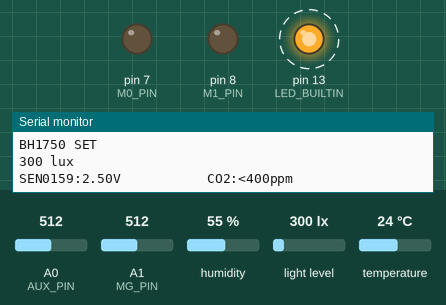
Simulated run of this sketch. Board: Arduino Uno, built with avr-gcc and run on an emulated ATmega328P. On the bench: output pins drawn as LEDs (lit = HIGH), the last lines printed to the serial monitor. Wiring (inferred from the names in the program): BH1750 light sensor at I2C address 0x23. Dashed ring = blinking. The test bench sets the inputs (shaded band); at power-on: A0 (AUX_PIN) = 512, A1 (MG_PIN) = 512, humidity 55 %, light level 300 lx, temperature 24 °C. Random numbers use the default seed unless the sketch sets one.

Above: at 1.2 s.
1.3 s: A0 (AUX_PIN) set to 52
4.8 s: A0 (AUX_PIN) set to 47
9.4 s: A0 (AUX_PIN) set to 68
At 10.7 s:
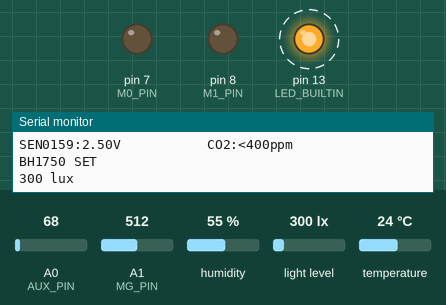
14.8 s: A0 (AUX_PIN) set to 48
At 15.7 s:
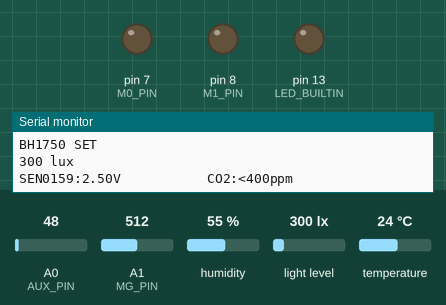
Timing chart, 0 to 17.3 s (numbered marks = the images above; inputs shaded):
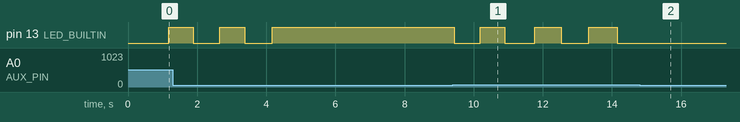

Measured:
- after the input at 9.4 s, pin 13 (LED_BUILTIN): alternates HIGH for 0.77 s and LOW for 0.79 s, starting at once
- by itself, pin 13 (LED_BUILTIN): alternates HIGH for 0.72 s and LOW for 0.78 s

The sketch:

Sensor1.ino
```cpp
/**
 * E32-TTL-100 Transceiver Interface
 *
 * @author Bob Chen (bob-0505@gotmail.com)
 * @date 1 November 2017
 * https://github.com/Bob0505/E32-TTL-100
 */
#include <SoftwareSerial.h>

#include "E32-TTL-100.h"

#include "DHT.h"

#define DHTPIN 2     // Digital pin connected to the DHT sensor

#define DHTTYPE DHT11   // DHT 11
DHT dht(DHTPIN, DHTTYPE);

#include <Wire.h>

#define ADDRESS_BH1750FVI 0x23    //ADDR="L" for this module
#define ONE_TIME_H_RESOLUTION_MODE 0x20
#define CONTINUOUS_MODE 0x13
//One Time H-Resolution Mode:
//Resolution = 1 lux
//Measurement time (max.) = 180ms
//Power down after each measurement

byte highByte = 0;
byte lowByte = 0;
unsigned int sensorOut = 0;
unsigned int illuminance = 0;

unsigned int pre_illuminance = 0;
/*
Measurement of illuminance using the BH1750FVI sensor module
Connection:
Module        UNO
VCC    <----->    5V
GND    <----->    GND
SCL    <----->    A5
SDA    <----->    A4
ADD    <----->    NC

*/
/*
 need series a 4.7k Ohm resistor between .
 UNO/NANO(5V mode)                E32-TTL-100
    *--------*                      *------*
    | D7     | <------------------> | M0   |
    | D8     | <------------------> | M1   |
    | A0     | <------------------> | AUX  |
    | D10(Rx)| <---> 4.7k Ohm <---> | Tx   |
    | D11(Tx)| <---> 4.7k Ohm <---> | Rx   |
    *--------*                      *------*
*/
#define M0_PIN	7
#define M1_PIN	8
#define AUX_PIN	A0
#define SOFT_RX	10
#define SOFT_TX 11

const char ST_SIG = 0xff;
const char ADDR = 2;
const char CHANNEL = 0x17;
const char STARTSIGN = 0xa5;
const char ENDSIGN = 0x5a;
const char NEWLINESIG = 0x0a;


#define         MG_PIN                       (A1)     //define which analog input channel you are going to use
//#define         BOOL_PIN                     (2)
#define         DC_GAIN                      (8.5)   //define the DC gain of amplifier

/***********************Software Related Macros************************************/
#define         READ_SAMPLE_INTERVAL         (50)    //define how many samples you are going to take in normal operation
#define         READ_SAMPLE_TIMES            (5)     //define the time interval(in milisecond) between each samples in
                                                     //normal operation

/**********************Application Related Macros**********************************/
//These two values differ from sensor to sensor. user should derermine this value.
#define         ZERO_POINT_VOLTAGE           (0.095) //define the output of the sensor in volts when the concentration of CO2 is 400PPM
#define         REACTION_VOLTGAE             (0.030) //define the voltage drop of the sensor when move the sensor from air into 1000ppm CO2

/*****************************Globals***********************************************/
float           CO2Curve[3]  =  {2.602,ZERO_POINT_VOLTAGE,(REACTION_VOLTGAE/(2.602-3))};
                                                     //two points are taken from the curve.
                                                     //with these two points, a line is formed which is
                                                     //"approximately equivalent" to the original curve.
                                                     //data format:{ x, y, slope}; point1: (lg400, 0.324), point2: (lg4000, 0.280)
                                                     //slope = ( reaction voltage ) / (log400 –log1000)


SoftwareSerial softSerial(SOFT_RX, SOFT_TX);  // RX, TX

union floatData{
  float num;
  unsigned char data[4];
}command_data1,command_data2,command_data3,command_data4,command_data5,command_data6,command_data7,command_data8,command_data9,command_data10;   // double to bytes union =_=


//=== AUX ===========================================+
bool AUX_HL;
bool ReadAUX()
{
  int val = analogRead(AUX_PIN);

  if(val<50)
  {
    AUX_HL = LOW;
  }else {
    AUX_HL = HIGH;
  }

  return AUX_HL;
}

//return default status
RET_STATUS WaitAUX_H()
{
  RET_STATUS STATUS = RET_SUCCESS;

  uint8_t cnt = 0;
  uint8_t data_buf[100], data_len;

  while((ReadAUX()==LOW) && (cnt++<TIME_OUT_CNT))
  {
    Serial.print(".");
    delay(100);
  }

  if(cnt==0)
  {
  }
  else if(cnt>=TIME_OUT_CNT)
  {
    STATUS = RET_TIMEOUT;
    Serial.println(" TimeOut");
  }
  else
  {
    Serial.println("");
  }

  return STATUS;
}
//=== AUX ===========================================-
//=== Mode Select ===================================+
bool chkModeSame(MODE_TYPE mode)
{
  static MODE_TYPE pre_mode = MODE_INIT;

  if(pre_mode == mode)
  {
    //Serial.print("SwitchMode: (no need to switch) ");  Serial.println(mode, HEX);
    return true;
  }
  else
  {
    Serial.print("SwitchMode: from ");  Serial.print(pre_mode, HEX);  Serial.print(" to ");  Serial.println(mode, HEX);
    pre_mode = mode;
    return false;
  }
}

void SwitchMode(MODE_TYPE mode)
{
  if(!chkModeSame(mode))
  {
    WaitAUX_H();

    switch (mode)
    {
      case MODE_0_NORMAL:
        // Mode 0 | normal operation
        digitalWrite(M0_PIN, LOW);
        digitalWrite(M1_PIN, LOW);
        break;
      case MODE_1_WAKE_UP:
        digitalWrite(M0_PIN, HIGH);
        digitalWrite(M1_PIN, LOW);
        break;
      case MODE_2_POWER_SAVIN:
        digitalWrite(M0_PIN, LOW);
        digitalWrite(M1_PIN, HIGH);
        break;
      case MODE_3_SLEEP:
        // Mode 3 | Setting operation
        digitalWrite(M0_PIN, HIGH);
        digitalWrite(M1_PIN, HIGH);
        break;
      default:
        return ;
    }

    WaitAUX_H();
    delay(10);
  }
}
//=== Mode Select ===================================-
//=== Basic cmd =====================================+
void cleanUARTBuf()
{
  bool IsNull = true;

  while (softSerial.available())
  {
    IsNull = false;

    softSerial.read();
  }
}

void triple_cmd(SLEEP_MODE_CMD_TYPE Tcmd)
{
  uint8_t CMD[3] = {Tcmd, Tcmd, Tcmd};
  softSerial.write(CMD, 3);
  delay(50);  //need ti check
}

RET_STATUS Module_info(uint8_t* pReadbuf, uint8_t buf_len)
{
  RET_STATUS STATUS = RET_SUCCESS;
  uint8_t Readcnt, idx;

  Readcnt = softSerial.available();
  //Serial.print("softSerial.available(): ");  Serial.print(Readcnt);  Serial.println(" bytes.");
  if (Readcnt == buf_len)
  {
    for(idx=0;idx<buf_len;idx++)
    {
      *(pReadbuf+idx) = softSerial.read();
      Serial.print(" 0x");
      Serial.print(0xFF & *(pReadbuf+idx), HEX);    // print as an ASCII-encoded hexadecimal
    } Serial.println("");
  }
  else
  {
    STATUS = RET_DATA_SIZE_NOT_MATCH;
    Serial.print("  RET_DATA_SIZE_NOT_MATCH - Readcnt: ");  Serial.println(Readcnt);
    cleanUARTBuf();
  }

  return STATUS;
}
//=== Basic cmd =====================================-
//=== Sleep mode cmd ================================+
RET_STATUS Write_CFG_PDS(struct CFGstruct* pCFG)
{
  softSerial.write((uint8_t *)pCFG, 6);

  WaitAUX_H();
  delay(1200);  //need ti check

  return RET_SUCCESS;
}

RET_STATUS Read_CFG(struct CFGstruct* pCFG)
{
  RET_STATUS STATUS = RET_SUCCESS;

  //1. read UART buffer.
  cleanUARTBuf();

  //2. send CMD
  triple_cmd(R_CFG);

  //3. Receive configure
  STATUS = Module_info((uint8_t *)pCFG, sizeof(CFGstruct));
  if(STATUS == RET_SUCCESS)
  {
	Serial.print("  HEAD:     ");  Serial.println(pCFG->HEAD, HEX);
	Serial.print("  ADDH:     ");  Serial.println(pCFG->ADDH, HEX);
	Serial.print("  ADDL:     ");  Serial.println(pCFG->ADDL, HEX);

	Serial.print("  CHAN:     ");  Serial.println(pCFG->CHAN, HEX);
  }

  return STATUS;
}

RET_STATUS Read_module_version(struct MVerstruct* MVer)
{
  RET_STATUS STATUS = RET_SUCCESS;

  //1. read UART buffer.
  cleanUARTBuf();

  //2. send CMD
  triple_cmd(R_MODULE_VERSION);

  //3. Receive configure
  STATUS = Module_info((uint8_t *)MVer, sizeof(MVerstruct));
  if(STATUS == RET_SUCCESS)
  {
    Serial.print("  HEAD:     0x");  Serial.println(MVer->HEAD, HEX);
    Serial.print("  Model:    0x");  Serial.println(MVer->Model, HEX);
    Serial.print("  Version:  0x");  Serial.println(MVer->Version, HEX);
    Serial.print("  features: 0x");  Serial.println(MVer->features, HEX);
  }

  return RET_SUCCESS;
}

void Reset_module()
{
  triple_cmd(W_RESET_MODULE);

  WaitAUX_H();
  delay(1000);
}

RET_STATUS SleepModeCmd(uint8_t CMD, void* pBuff)
{
  RET_STATUS STATUS = RET_SUCCESS;

  Serial.print("SleepModeCmd: 0x");  Serial.println(CMD, HEX);
  WaitAUX_H();

  SwitchMode(MODE_3_SLEEP);

  switch (CMD)
  {
    case W_CFG_PWR_DWN_SAVE:
      STATUS = Write_CFG_PDS((struct CFGstruct* )pBuff);
      break;
    case R_CFG:
      STATUS = Read_CFG((struct CFGstruct* )pBuff);
      break;
    case W_CFG_PWR_DWN_LOSE:

      break;
    case R_MODULE_VERSION:
      Read_module_version((struct MVerstruct* )pBuff);
      break;
    case W_RESET_MODULE:
      Reset_module();
      break;

    default:
      return RET_INVALID_PARAM;
  }

  WaitAUX_H();
  return STATUS;
}
//=== Sleep mode cmd ================================-

RET_STATUS SettingModule(struct CFGstruct *pCFG)
{
  RET_STATUS STATUS = RET_SUCCESS;

#ifdef Device_A
  pCFG->ADDH = DEVICE_A_ADDR_H;
  pCFG->ADDL = DEVICE_A_ADDR_L;
#else
  pCFG->ADDH = DEVICE_B_ADDR_H;
  pCFG->ADDL = DEVICE_B_ADDR_L;
#endif

  pCFG->OPTION_bits.trsm_mode =TRSM_FP_MODE;
  pCFG->OPTION_bits.tsmt_pwr = TSMT_PWR_10DB;

  STATUS = SleepModeCmd(W_CFG_PWR_DWN_SAVE, (void* )pCFG);

  SleepModeCmd(W_RESET_MODULE, NULL);

  STATUS = SleepModeCmd(R_CFG, (void* )pCFG);

  return STATUS;
}

RET_STATUS ReceiveMsg(uint8_t *pdatabuf, uint8_t *data_len)
{

  RET_STATUS STATUS = RET_SUCCESS;
  uint8_t idx;

  SwitchMode(MODE_0_NORMAL);
  *data_len = softSerial.available();

  if (*data_len > 0)
  {
    Serial.print("ReceiveMsg: ");  Serial.print(*data_len);  Serial.println(" bytes.");

    for(idx=0;idx<*data_len;idx++)
      *(pdatabuf+idx) = softSerial.read();

    for(idx=0;idx<*data_len;idx++)
    {
      Serial.print(" 0x");
      Serial.print(0xFF & *(pdatabuf+idx), HEX);    // print as an ASCII-encoded hexadecimal
    } Serial.println("");
  }
  else
  {
    STATUS = RET_NOT_IMPLEMENT;
  }

  return STATUS;
}

RET_STATUS SendMsg()
{
  //Serial.println("Begin Send");
  unsigned char SendBuf[21] = {0};


  SendBuf[0] = 0xA5;
  SendBuf[1] = 2;
  //SendBuf[2] = ST_SIG;
  //SendBuf[3] = STARTSIGN;

  //SendBuf[4] = ST_SIG;
  //SendBuf[2] = CHANNEL;
  //SendBuf[3] = STARTSIGN;
  //SendBuf[20] = ENDSIGN;
  //SendBuf[45] = NEWLINESIG; // new line sig


  Wire.beginTransmission(ADDRESS_BH1750FVI); //"notify" the matching device
  //Serial.println("Notified! BH1750");
  Wire.write(ONE_TIME_H_RESOLUTION_MODE);     //set operation mode
  //Serial.println("BH1750 Mode SET");
  Wire.endTransmission();
  Serial.println("BH1750 SET");
  delay(180);
  Wire.requestFrom(ADDRESS_BH1750FVI, 2); //ask Arduino to read back 2 bytes from the sensor
  highByte = Wire.read();  // get the high byte
  lowByte = Wire.read(); // get the low byte

  sensorOut = (highByte<<8)|lowByte;

  illuminance = sensorOut/1.2;
  if(illuminance!=0){
    pre_illuminance = illuminance;
  }else{
    illuminance = pre_illuminance;
  }
  Serial.print(illuminance);    Serial.println(" lux");

  float h = dht.readHumidity();
  float t = dht.readTemperature();
  if (isnan(h) || isnan(t)) {
    Serial.println(F("Failed to read from DHT sensor!"));
    t = 0;
    h = 0;
  }


  float percentage;
  float volts;

  volts = MGRead(MG_PIN);
  Serial.print( "SEN0159:" );
  Serial.print(volts);
  Serial.print( "V           " );
  percentage = MGGetPercentage(volts,CO2Curve);
  Serial.print("CO2:");
  if (percentage == -1) {
    percentage = 400;
    Serial.print( "<400" );
  } else {
    Serial.print(percentage);
  }
  Serial.println( "ppm" );

  command_data1.num = illuminance; //light
  command_data2.num = t;  //temp
  command_data3.num = h;  //Humidity
  command_data4.num = percentage; //CO2
  for(int i = 0;i < 4;i++) {
    SendBuf[i + 3] = command_data1.data[i];
    SendBuf[i + 7] = command_data2.data[i];
    SendBuf[i + 11] = command_data3.data[i];
    SendBuf[i + 15] = command_data4.data[i];
  }
  SendBuf[19] = 0x0d;
  SendBuf[20] = 0x0a;

  RET_STATUS STATUS = RET_SUCCESS;

  SwitchMode(MODE_0_NORMAL);

  if(ReadAUX()!=HIGH)
  {
    return RET_NOT_IMPLEMENT;
  }
  delay(10);
  if(ReadAUX()!=HIGH)
  {
    return RET_NOT_IMPLEMENT;
  }


  softSerial.write(SendBuf, 21);

  return STATUS;
}

//The setup function is called once at startup of the sketch
void setup()
{
  Wire.begin();
  dht.begin();

  RET_STATUS STATUS = RET_SUCCESS;
  struct CFGstruct CFG;
  struct MVerstruct MVer;

  pinMode(M0_PIN, OUTPUT);
  pinMode(M1_PIN, OUTPUT);
  pinMode(AUX_PIN, INPUT);
  pinMode(LED_BUILTIN, OUTPUT);

  softSerial.begin(9600);
  Serial.begin(9600);


  //STATUS = SleepModeCmd(R_CFG, (void* )&CFG);
  //STATUS = SettingModule(&CFG);

  //STATUS = SleepModeCmd(R_MODULE_VERSION, (void* )&MVer);

  // Mode 0 | normal operation
  SwitchMode(MODE_0_NORMAL);

  //self-check initialization.
  WaitAUX_H();
  delay(10);

  if(STATUS == RET_SUCCESS)
    Serial.println("Setup init OK!!");
}

void blinkLED()
{
  static bool LedStatus = LOW;

  digitalWrite(LED_BUILTIN, LedStatus);
  LedStatus = !LedStatus;
}

// The loop function is called in an endless loop
void loop()
{
  //uint8_t data_buf[100], data_len;


  if(SendMsg()==RET_SUCCESS)
  {
    //Serial.println("Sent Data");
    blinkLED();
  }


  delay(random(200, 400));
}


/*****************************  MGRead *********************************************
Input:   mg_pin - analog channel
Output:  output of SEN-000007
Remarks: This function reads the output of SEN-000007
************************************************************************************/
float MGRead(int mg_pin)
{
    int i;
    float v=0;

    for (i=0;i<READ_SAMPLE_TIMES;i++) {
        v += analogRead(mg_pin);
        delay(READ_SAMPLE_INTERVAL);
    }
    v = (v/READ_SAMPLE_TIMES) *5/1024 ;
    return v;
}

/*****************************  MQGetPercentage **********************************
Input:   volts   - SEN-000007 output measured in volts
         pcurve  - pointer to the curve of the target gas
Output:  ppm of the target gas
Remarks: By using the slope and a point of the line. The x(logarithmic value of ppm)
         of the line could be derived if y(MG-811 output) is provided. As it is a
         logarithmic coordinate, power of 10 is used to convert the result to non-logarithmic
         value.
************************************************************************************/
int  MGGetPercentage(float volts, float *pcurve)
{
   if ((volts/DC_GAIN )>=ZERO_POINT_VOLTAGE) {
      return -1;
   } else {
      return pow(10, ((volts/DC_GAIN)-pcurve[1])/pcurve[2]+pcurve[0]);
   }
}
```

E32-TTL-100.h
```cpp
/**
 * E32-TTL-100 Transceiver Interface
 *
 * @author Bob Chen (bob-0505@gotmail.com)
 * @date 1 November 2017
 * https://github.com/Bob0505/E32-TTL-100
 */
#ifndef E32-TTL-100_H_
#define E32-TTL-100_H_

typedef enum {
  RET_SUCCESS = 0,
  RET_ERROR_UNKNOWN,	/* something shouldn't happened */
  RET_NOT_SUPPORT,
  RET_NOT_IMPLEMENT,
  RET_NOT_INITIAL,
  RET_INVALID_PARAM,
  RET_DATA_SIZE_NOT_MATCH,
  RET_BUF_TOO_SMALL,
  RET_TIMEOUT,
  RET_HW_ERROR,
} RET_STATUS;

enum MODE_TYPE
{
  MODE_0_NORMAL = 0,
  MODE_1_WAKE_UP,
  MODE_2_POWER_SAVIN,
  MODE_3_SLEEP,
  MODE_INIT = 0xFF
};

//SPED+
enum SLEEP_MODE_CMD_TYPE
{
  W_CFG_PWR_DWN_SAVE = 0xC0,
  R_CFG              = 0xC1,
  W_CFG_PWR_DWN_LOSE = 0xC2,
  R_MODULE_VERSION   = 0xC3,
  W_RESET_MODULE     = 0xC4
};

enum UART_FORMAT_TYPE
{
  UART_FORMAT_8N1 = 0x00,  /*no   parity bit one stop*/
  UART_FORMAT_8O1 = 0x01,  /*odd  parity bit one stop*/
  UART_FORMAT_8E1 = 0x02   /*even parity bitone stop*/
};

enum UART_BPS_TYPE
{
  UART_BPS_1200 = 0x00,
  UART_BPS_9600 = 0x03,
  UART_BPS_115200 = 0x07
};

enum AIR_BPS_TYPE
{
  AIR_BPS_300   = 0x00,
  AIR_BPS_2400  = 0x02,
  AIR_BPS_19200 = 0x05
};
//SPED-

//410~441MHz : 410M + CHAN*1M
enum AIR_CHAN_TYPE
{
  AIR_CHAN_410M = 0x00,
  AIR_CHAN_433M = 0x17,
  AIR_CHAN_441M = 0x1F
};

//OPTION+
#define TRSM_TT_MODE		0x00	/*Transparent Transmission*/
#define TRSM_FP_MODE		0x01	/*Fixed-point transmission mode*/

#define OD_DRIVE_MODE		0x00
#define PP_DRIVE_MODE		0x01

enum WEAK_UP_TIME_TYPE
{
  WEAK_UP_TIME_250  = 0x00,
  WEAK_UP_TIME_1000 = 0x03,
  WEAK_UP_TIME_2000 = 0x07
};

#define DISABLE_FEC			0x00
#define ENABLE_FEC			0x01

//Transmit power
enum TSMT_PWR_TYPE
{
  TSMT_PWR_20DB = 0x00,
  TSMT_PWR_17DB = 0x01,
  TSMT_PWR_14DB = 0x02,
  TSMT_PWR_10DB = 0x03
};
//OPTION-

#pragma pack(push, 1)
struct SPEDstruct {
  uint8_t air_bps : 3; //bit 0-2
  uint8_t uart_bps: 3; //bit 3-5
  uint8_t uart_fmt: 2; //bit 6-7
};

struct OPTIONstruct {
  uint8_t tsmt_pwr    : 2; //bit 0-1
  uint8_t enFWC       : 1; //bit 2
  uint8_t wakeup_time : 3; //bit 3-5
  uint8_t drive_mode  : 1; //bit 6
  uint8_t trsm_mode   : 1; //bit 7
};

struct CFGstruct {
  uint8_t HEAD;
  uint8_t ADDH;
  uint8_t ADDL;
  struct SPEDstruct   SPED_bits;
  uint8_t CHAN;
  struct OPTIONstruct OPTION_bits;
};

struct MVerstruct {
  uint8_t HEAD;
  uint8_t Model;
  uint8_t Version;
  uint8_t features;
};
#pragma pack(pop)


#define Device_A

#define TIME_OUT_CNT	100
#define MAX_TX_SIZE		58

#define DEVICE_A_ADDR_H 0x05
#define DEVICE_A_ADDR_L 0x01
#define DEVICE_B_ADDR_H 0x05
#define DEVICE_B_ADDR_L 0x02

#endif /* E32-TTL-100_H_ */
```
